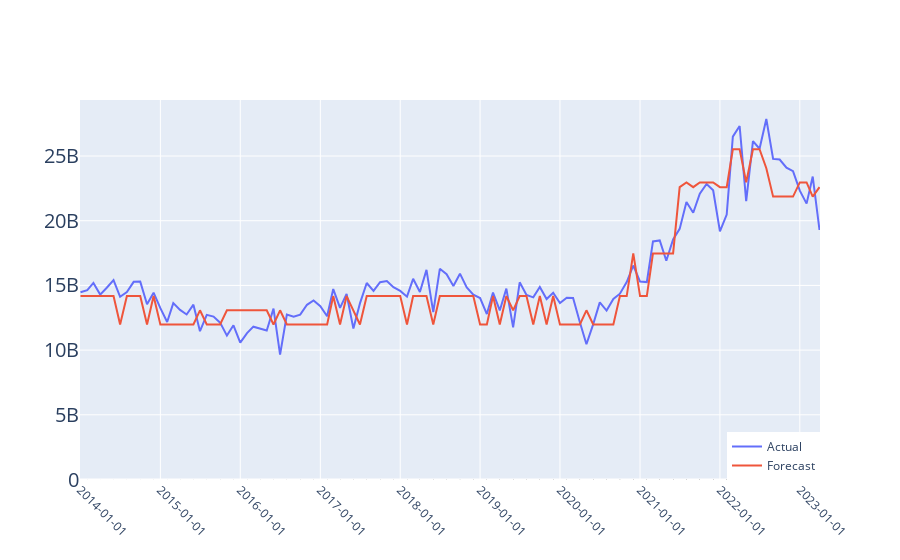

Source (notebook cell):
### Code cell
# Plot the data using Plotly
import plotly.graph_objects as go
fig = go.Figure()

# Add actual data
fig.add_trace(go.Scatter(
    x=data_fts_result['date'], y=data_fts_result['actual'], mode='lines', name='Actual'))

# Add forecast data
fig.add_trace(go.Scatter(
    x=data_fts_result['date'], y=data_fts_result['prediction'], mode='lines', name='Forecast'))

# Set layout
fig.update_layout(
    xaxis=dict(
        tickangle=45,
        tickfont=dict(size=12),
        tickformat='%Y-%m-%d'
    ),
    yaxis=dict(
        title_font=dict(size=20),
        tickfont=dict(size=20)
    ),
    legend=dict(
        x=1,
        y=0,
        xanchor='right',
        yanchor='bottom',
        font=dict(size=12)
    )
)

# Add vertical lines with alternating styles
for i in range(len(fts_dates)):
    if i % 2 == 0:
        fig.add_shape(type='line', x0=fts_dates[i], y0=0, x1=fts_dates[i], y1=1, line=dict(
            color='black', width=1, dash='solid'))
    else:
        fig.add_shape(type='line', x0=fts_dates[i], y0=0, x1=fts_dates[i], y1=1, line=dict(
            color='black', width=1, dash='dash'))

fig.show()

### Figure 1 — Plotly figure (JSON) as saved in the notebook; plotly's stock layout.template omitted (floating-point values rounded to 4 significant figures)
{"data": [{"mode": "lines", "name": "Actual", "type": "scatter", "x": ["2014-01-01", "2014-02-01", "2014-03-01", "2014-04-01", "2014-05-01", "2014-06-01", "2014-07-01", "2014-08-01", "2014-09-01", "2014-10-01", "2014-11-01", "2014-12-01", "2015-01-01", "2015-02-01", "2015-03-01", "2015-04-01", "2015-05-01", "2015-06-01", "2015-07-01", "2015-08-01", "2015-09-01", "2015-10-01", "2015-11-01", "2015-12-01", "2016-01-01", "2016-02-01", "2016-03-01", "2016-04-01", "2016-05-01", "2016-06-01", "2016-07-01", "2016-08-01", "2016-09-01", "2016-10-01", "2016-11-01", "2016-12-01", "2017-01-01", "2017-02-01", "2017-03-01", "2017-04-01", "2017-05-01", "2017-06-01", "2017-07-01", "2017-08-01", "2017-09-01", "2017-10-01", "2017-11-01", "2017-12-01", "2018-01-01", "2018-02-01", "2018-03-01", "2018-04-01", "2018-05-01", "2018-06-01", "2018-07-01", "2018-08-01", "2018-09-01", "2018-10-01", "2018-11-01", "2018-12-01", "2019-01-01", "2019-02-01", "2019-03-01", "2019-04-01", "2019-05-01", "2019-06-01", "2019-07-01", "2019-08-01", "2019-09-01", "2019-10-01", "2019-11-01", "2019-12-01", "2020-01-01", "2020-02-01", "2020-03-01", "2020-04-01", "2020-05-01", "2020-06-01", "2020-07-01", "2020-08-01", "2020-09-01", "2020-10-01", "2020-11-01", "2020-12-01", "2021-01-01", "2021-02-01", "2021-03-01", "2021-04-01", "2021-05-01", "2021-06-01", "2021-07-01", "2021-08-01", "2021-09-01", "2021-10-01", "2021-11-01", "2021-12-01", "2022-01-01", "2022-02-01", "2022-03-01", "2022-04-01", "2022-05-01", "2022-06-01", "2022-07-01", "2022-08-01", "2022-09-01", "2022-10-01", "2022-11-01", "2022-12-01", "2023-01-01", "2023-02-01", "2023-03-01", "2023-04-01"], "y": [14472289332, 14634090390, 15192634701, 14292472554, 14823602661, 15409451765, 14124129298, 14481642319, 15275846089, 15292759010, 13544729209, 14436339660, 13240000000.0, 12170000000.0, 13630000000.0, 13100000000.0, 12750000000.0, 13510000000.0, 11470000000.0, 12730000000.0, 12590000000.0, 12120000000.0, 11120000000.0, 11920000000.0, 10580000000.0, 11320000000.0, 11810000000.0, 11690000000.0, 11520000000.0, 13210000000.0, 9650000000.0, 12750000000.0, 12580000000.0, 12740000000.0, 13500000000.0, 13830000000.0, 13400000000.0, 12620000000.0, 14720000000.0, 13270000000.0, 14330000000.0, 11660000000.0, 13610000000.0, 15190000000.0, 14580000000.0, 15250000000.0, 15330000000.0, 14860000000.0, 14580000000.0, 14130000000.0, 15510000000.0, 14500000000.0, 16200000000.0, 12940000000.0, 16280000000.0, 15870000000.0, 14960000000.0, 15910000000.0, 14850000000.0, 14290000000.0, 14030000000.0, 12790000000.0, 14450000000.0, 13070000000.0, 14750000000.0, 11760000000.0, 15240000000.0, 14260000000.0, 14080000000.0, 14880000000.0, 13940000000.0, 14430000000.0, 13640000000.0, 14040000000.0, 14030000000.0, 12160000000.0, 10450000000.0, 12010000000.0, 13690000000.0, 13060000000.0, 13960000000.0, 14360000000.0, 15260000000.0, 16540000000.0, 15300000000.0, 15260000000.0, 18400000000.0, 18470000000.0, 16910000000.0, 18550000000.0, 19370000000.0, 21440000000.0, 20620000000.0, 22090000000.0, 22850000000.0, 22360000000.0, 19170000000.0, 20470000000.0, 26500000000.0, 27320000000.0, 21510000000.0, 26150000000.0, 25560000000.0, 27860000000.0, 24780000000.0, 24730000000.0, 24090000000.0, 23830000000.0, 22320000000.0, 21320000000.0, 23420000000.0, 19280000000.0]}, {"mode": "lines", "name": "Forecast", "type": "scatter", "x": ["2014-01-01", "2014-02-01", "2014-03-01", "2014-04-01", "2014-05-01", "2014-06-01", "2014-07-01", "2014-08-01", "2014-09-01", "2014-10-01", "2014-11-01", "2014-12-01", "2015-01-01", "2015-02-01", "2015-03-01", "2015-04-01", "2015-05-01", "2015-06-01", "2015-07-01", "2015-08-01", "2015-09-01", "2015-10-01", "2015-11-01", "2015-12-01", "2016-01-01", "2016-02-01", "2016-03-01", "2016-04-01", "2016-05-01", "2016-06-01", "2016-07-01", "2016-08-01", "2016-09-01", "2016-10-01", "2016-11-01", "2016-12-01", "2017-01-01", "2017-02-01", "2017-03-01", "2017-04-01", "2017-05-01", "2017-06-01", "2017-07-01", "2017-08-01", "2017-09-01", "2017-10-01", "2017-11-01", "2017-12-01", "2018-01-01", "2018-02-01", "2018-03-01", "2018-04-01", "2018-05-01", "2018-06-01", "2018-07-01", "2018-08-01", "2018-09-01", "2018-10-01", "2018-11-01", "2018-12-01", "2019-01-01", "2019-02-01", "2019-03-01", "2019-04-01", "2019-05-01", "2019-06-01", "2019-07-01", "2019-08-01", "2019-09-01", "2019-10-01", "2019-11-01", "2019-12-01", "2020-01-01", "2020-02-01", "2020-03-01", "2020-04-01", "2020-05-01", "2020-06-01", "2020-07-01", "2020-08-01", "2020-09-01", "2020-10-01", "2020-11-01", "2020-12-01", "2021-01-01", "2021-02-01", "2021-03-01", "2021-04-01", "2021-05-01", "2021-06-01", "2021-07-01", "2021-08-01", "2021-09-01", "2021-10-01", "2021-11-01", "2021-12-01", "2022-01-01", "2022-02-01", "2022-03-01", "2022-04-01", "2022-05-01", "2022-06-01", "2022-07-01", "2022-08-01", "2022-09-01", "2022-10-01", "2022-11-01", "2022-12-01", "2023-01-01", "2023-02-01", "2023-03-01", "2023-04-01"], "y": [14180000000.0, 14180000000.0, 14180000000.0, 14180000000.0, 14180000000.0, 14180000000.0, 11980000000.0, 14180000000.0, 14180000000.0, 14180000000.0, 11980000000.0, 14180000000.0, 11980000000.0, 11980000000.0, 11980000000.0, 11980000000.0, 11980000000.0, 11980000000.0, 13080000000.0, 11980000000.0, 11980000000.0, 11980000000.0, 13080000000.0, 13080000000.0, 13080000000.0, 13080000000.0, 13080000000.0, 13080000000.0, 13080000000.0, 11980000000.0, 13080000000.0, 11980000000.0, 11980000000.0, 11980000000.0, 11980000000.0, 11980000000.0, 11980000000.0, 11980000000.0, 14180000000.0, 11980000000.0, 14180000000.0, 13080000000.0, 11980000000.0, 14180000000.0, 14180000000.0, 14180000000.0, 14180000000.0, 14180000000.0, 14180000000.0, 11980000000.0, 14180000000.0, 14180000000.0, 14180000000.0, 11980000000.0, 14180000000.0, 14180000000.0, 14180000000.0, 14180000000.0, 14180000000.0, 14180000000.0, 11980000000.0, 11980000000.0, 14180000000.0, 11980000000.0, 14180000000.0, 13080000000.0, 14180000000.0, 14180000000.0, 11980000000.0, 14180000000.0, 11980000000.0, 14180000000.0, 11980000000.0, 11980000000.0, 11980000000.0, 11980000000.0, 13080000000.0, 11980000000.0, 11980000000.0, 11980000000.0, 11980000000.0, 14180000000.0, 14180000000.0, 17470000000.0, 14180000000.0, 14180000000.0, 17470000000.0, 17470000000.0, 17470000000.0, 17470000000.0, 22590000000.0, 22960000000.0, 22590000000.0, 22960000000.0, 22960000000.0, 22960000000.0, 22590000000.0, 22590000000.0, 25520000000.0, 25520000000.0, 22960000000.0, 25520000000.0, 25520000000.0, 24060000000.0, 21860000000.0, 21860000000.0, 21860000000.0, 21860000000.0, 22960000000.0, 22960000000.0, 21860000000.0, 22590000000.0]}], "layout": {"legend": {"font": {"size": 12}, "x": 1, "xanchor": "right", "y": 0, "yanchor": "bottom"}, "shapes": [{"line": {"color": "black", "dash": "solid", "width": 1}, "type": "line", "x0": "2014-01-01", "x1": "2014-01-01", "y0": 0, "y1": 1}, {"line": {"color": "black", "dash": "dash", "width": 1}, "type": "line", "x0": "2014-02-01", "x1": "2014-02-01", "y0": 0, "y1": 1}, {"line": {"color": "black", "dash": "solid", "width": 1}, "type": "line", "x0": "2014-03-01", "x1": "2014-03-01", "y0": 0, "y1": 1}, {"line": {"color": "black", "dash": "dash", "width": 1}, "type": "line", "x0": "2014-04-01", "x1": "2014-04-01", "y0": 0, "y1": 1}, {"line": {"color": "black", "dash": "solid", "width": 1}, "type": "line", "x0": "2014-05-01", "x1": "2014-05-01", "y0": 0, "y1": 1}, {"line": {"color": "black", "dash": "dash", "width": 1}, "type": "line", "x0": "2014-06-01", "x1": "2014-06-01", "y0": 0, "y1": 1}, {"line": {"color": "black", "dash": "solid", "width": 1}, "type": "line", "x0": "2014-07-01", "x1": "2014-07-01", "y0": 0, "y1": 1}, {"line": {"color": "black", "dash": "dash", "width": 1}, "type": "line", "x0": "2014-08-01", "x1": "2014-08-01", "y0": 0, "y1": 1}, {"line": {"color": "black", "dash": "solid", "width": 1}, "type": "line", "x0": "2014-09-01", "x1": "2014-09-01", "y0": 0, "y1": 1}, {"line": {"color": "black", "dash": "dash", "width": 1}, "type": "line", "x0": "2014-10-01", "x1": "2014-10-01", "y0": 0, "y1": 1}, {"line": {"color": "black", "dash": "solid", "width": 1}, "type": "line", "x0": "2014-11-01", "x1": "2014-11-01", "y0": 0, "y1": 1}, {"line": {"color": "black", "dash": "dash", "width": 1}, "type": "line", "x0": "2014-12-01", "x1": "2014-12-01", "y0": 0, "y1": 1}, {"line": {"color": "black", "dash": "solid", "width": 1}, "type": "line", "x0": "2015-01-01", "x1": "2015-01-01", "y0": 0, "y1": 1}, {"line": {"color": "black", "dash": "dash", "width": 1}, "type": "line", "x0": "2015-02-01", "x1": "2015-02-01", "y0": 0, "y1": 1}, {"line": {"color": "black", "dash": "solid", "width": 1}, "type": "line", "x0": "2015-03-01", "x1": "2015-03-01", "y0": 0, "y1": 1}, {"line": {"color": "black", "dash": "dash", "width": 1}, "type": "line", "x0": "2015-04-01", "x1": "2015-04-01", "y0": 0, "y1": 1}, {"line": {"color": "black", "dash": "solid", "width": 1}, "type": "line", "x0": "2015-05-01", "x1": "2015-05-01", "y0": 0, "y1": 1}, {"line": {"color": "black", "dash": "dash", "width": 1}, "type": "line", "x0": "2015-06-01", "x1": "2015-06-01", "y0": 0, "y1": 1}, {"line": {"color": "black", "dash": "solid", "width": 1}, "type": "line", "x0": "2015-07-01", "x1": "2015-07-01", "y0": 0, "y1": 1}, {"line": {"color": "black", "dash": "dash", "width": 1}, "type": "line", "x0": "2015-08-01", "x1": "2015-08-01", "y0": 0, "y1": 1}, {"line": {"color": "black", "dash": "solid", "width": 1}, "type": "line", "x0": "2015-09-01", "x1": "2015-09-01", "y0": 0, "y1": 1}, {"line": {"color": "black", "dash": "dash", "width": 1}, "type": "line", "x0": "2015-10-01", "x1": "2015-10-01", "y0": 0, "y1": 1}, {"line": {"color": "black", "dash": "solid", "width": 1}, "type": "line", "x0": "2015-11-01", "x1": "2015-11-01", "y0": 0, "y1": 1}, {"line": {"color": "black", "dash": "dash", "width": 1}, "type": "line", "x0": "2015-12-01", "x1": "2015-12-01", "y0": 0, "y1": 1}, {"line": {"color": "black", "dash": "solid", "width": 1}, "type": "line", "x0": "2016-01-01", "x1": "2016-01-01", "y0": 0, "y1": 1}, {"line": {"color": "black", "dash": "dash", "width": 1}, "type": "line", "x0": "2016-02-01", "x1": "2016-02-01", "y0": 0, "y1": 1}, {"line": {"color": "black", "dash": "solid", "width": 1}, "type": "line", "x0": "2016-03-01", "x1": "2016-03-01", "y0": 0, "y1": 1}, {"line": {"color": "black", "dash": "dash", "width": 1}, "type": "line", "x0": "2016-04-01", "x1": "2016-04-01", "y0": 0, "y1": 1}, {"line": {"color": "black", "dash": "solid", "width": 1}, "type": "line", "x0": "2016-05-01", "x1": "2016-05-01", "y0": 0, "y1": 1}, {"line": {"color": "black", "dash": "dash", "width": 1}, "type": "line", "x0": "2016-06-01", "x1": "2016-06-01", "y0": 0, "y1": 1}, {"line": {"color": "black", "dash": "solid", "width": 1}, "type": "line", "x0": "2016-07-01", "x1": "2016-07-01", "y0": 0, "y1": 1}, {"line": {"color": "black", "dash": "dash", "width": 1}, "type": "line", "x0": "2016-08-01", "x1": "2016-08-01", "y0": 0, "y1": 1}, {"line": {"color": "black", "dash": "solid", "width": 1}, "type": "line", "x0": "2016-09-01", "x1": "2016-09-01", "y0": 0, "y1": 1}, {"line": {"color": "black", "dash": "dash", "width": 1}, "type": "line", "x0": "2016-10-01", "x1": "2016-10-01", "y0": 0, "y1": 1}, {"line": {"color": "black", "dash": "solid", "width": 1}, "type": "line", "x0": "2016-11-01", "x1": "2016-11-01", "y0": 0, "y1": 1}, {"line": {"color": "black", "dash": "dash", "width": 1}, "type": "line", "x0": "2016-12-01", "x1": "2016-12-01", "y0": 0, "y1": 1}, {"line": {"color": "black", "dash": "solid", "width": 1}, "type": "line", "x0": "2017-01-01", "x1": "2017-01-01", "y0": 0, "y1": 1}, {"line": {"color": "black", "dash": "dash", "width": 1}, "type": "line", "x0": "2017-02-01", "x1": "2017-02-01", "y0": 0, "y1": 1}, {"line": {"color": "black", "dash": "solid", "width": 1}, "type": "line", "x0": "2017-03-01", "x1": "2017-03-01", "y0": 0, "y1": 1}, {"line": {"color": "black", "dash": "dash", "width": 1}, "type": "line", "x0": "2017-04-01", "x1": "2017-04-01", "y0": 0, "y1": 1}, {"line": {"color": "black", "dash": "solid", "width": 1}, "type": "line", "x0": "2017-05-01", "x1": "2017-05-01", "y0": 0, "y1": 1}, {"line": {"color": "black", "dash": "dash", "width": 1}, "type": "line", "x0": "2017-06-01", "x1": "2017-06-01", "y0": 0, "y1": 1}, {"line": {"color": "black", "dash": "solid", "width": 1}, "type": "line", "x0": "2017-07-01", "x1": "2017-07-01", "y0": 0, "y1": 1}, {"line": {"color": "black", "dash": "dash", "width": 1}, "type": "line", "x0": "2017-08-01", "x1": "2017-08-01", "y0": 0, "y1": 1}, {"line": {"color": "black", "dash": "solid", "width": 1}, "type": "line", "x0": "2017-09-01", "x1": "2017-09-01", "y0": 0, "y1": 1}, {"line": {"color": "black", "dash": "dash", "width": 1}, "type": "line", "x0": "2017-10-01", "x1": "2017-10-01", "y0": 0, "y1": 1}, {"line": {"color": "black", "dash": "solid", "width": 1}, "type": "line", "x0": "2017-11-01", "x1": "2017-11-01", "y0": 0, "y1": 1}, {"line": {"color": "black", "dash": "dash", "width": 1}, "type": "line", "x0": "2017-12-01", "x1": "2017-12-01", "y0": 0, "y1": 1}, {"line": {"color": "black", "dash": "solid", "width": 1}, "type": "line", "x0": "2018-01-01", "x1": "2018-01-01", "y0": 0, "y1": 1}, {"line": {"color": "black", "dash": "dash", "width": 1}, "type": "line", "x0": "2018-02-01", "x1": "2018-02-01", "y0": 0, "y1": 1}, {"line": {"color": "black", "dash": "solid", "width": 1}, "type": "line", "x0": "2018-03-01", "x1": "2018-03-01", "y0": 0, "y1": 1}, {"line": {"color": "black", "dash": "dash", "width": 1}, "type": "line", "x0": "2018-04-01", "x1": "2018-04-01", "y0": 0, "y1": 1}, {"line": {"color": "black", "dash": "solid", "width": 1}, "type": "line", "x0": "2018-05-01", "x1": "2018-05-01", "y0": 0, "y1": 1}, {"line": {"color": "black", "dash": "dash", "width": 1}, "type": "line", "x0": "2018-06-01", "x1": "2018-06-01", "y0": 0, "y1": 1}, {"line": {"color": "black", "dash": "solid", "width": 1}, "type": "line", "x0": "2018-07-01", "x1": "2018-07-01", "y0": 0, "y1": 1}, {"line": {"color": "black", "dash": "dash", "width": 1}, "type": "line", "x0": "2018-08-01", "x1": "2018-08-01", "y0": 0, "y1": 1}, {"line": {"color": "black", "dash": "solid", "width": 1}, "type": "line", "x0": "2018-09-01", "x1": "2018-09-01", "y0": 0, "y1": 1}, {"line": {"color": "black", "dash": "dash", "width": 1}, "type": "line", "x0": "2018-10-01", "x1": "2018-10-01", "y0": 0, "y1": 1}, {"line": {"color": "black", "dash": "solid", "width": 1}, "type": "line", "x0": "2018-11-01", "x1": "2018-11-01", "y0": 0, "y1": 1}, {"line": {"color": "black", "dash": "dash", "width": 1}, "type": "line", "x0": "2018-12-01", "x1": "2018-12-01", "y0": 0, "y1": 1}, {"line": {"color": "black", "dash": "solid", "width": 1}, "type": "line", "x0": "2019-01-01", "x1": "2019-01-01", "y0": 0, "y1": 1}, {"line": {"color": "black", "dash": "dash", "width": 1}, "type": "line", "x0": "2019-02-01", "x1": "2019-02-01", "y0": 0, "y1": 1}, {"line": {"color": "black", "dash": "solid", "width": 1}, "type": "line", "x0": "2019-03-01", "x1": "2019-03-01", "y0": 0, "y1": 1}, {"line": {"color": "black", "dash": "dash", "width": 1}, "type": "line", "x0": "2019-04-01", "x1": "2019-04-01", "y0": 0, "y1": 1}, {"line": {"color": "black", "dash": "solid", "width": 1}, "type": "line", "x0": "2019-05-01", "x1": "2019-05-01", "y0": 0, "y1": 1}, {"line": {"color": "black", "dash": "dash", "width": 1}, "type": "line", "x0": "2019-06-01", "x1": "2019-06-01", "y0": 0, "y1": 1}, {"line": {"color": "black", "dash": "solid", "width": 1}, "type": "line", "x0": "2019-07-01", "x1": "2019-07-01", "y0": 0, "y1": 1}, {"line": {"color": "black", "dash": "dash", "width": 1}, "type": "line", "x0": "2019-08-01", "x1": "2019-08-01", "y0": 0, "y1": 1}, {"line": {"color": "black", "dash": "solid", "width": 1}, "type": "line", "x0": "2019-09-01", "x1": "2019-09-01", "y0": 0, "y1": 1}, {"line": {"color": "black", "dash": "dash", "width": 1}, "type": "line", "x0": "2019-10-01", "x1": "2019-10-01", "y0": 0, "y1": 1}, {"line": {"color": "black", "dash": "solid", "width": 1}, "type": "line", "x0": "2019-11-01", "x1": "2019-11-01", "y0": 0, "y1": 1}, {"line": {"color": "black", "dash": "dash", "width": 1}, "type": "line", "x0": "2019-12-01", "x1": "2019-12-01", "y0": 0, "y1": 1}, {"line": {"color": "black", "dash": "solid", "width": 1}, "type": "line", "x0": "2020-01-01", "x1": "2020-01-01", "y0": 0, "y1": 1}, {"line": {"color": "black", "dash": "dash", "width": 1}, "type": "line", "x0": "2020-02-01", "x1": "2020-02-01", "y0": 0, "y1": 1}, {"line": {"color": "black", "dash": "solid", "width": 1}, "type": "line", "x0": "2020-03-01", "x1": "2020-03-01", "y0": 0, "y1": 1}, {"line": {"color": "black", "dash": "dash", "width": 1}, "type": "line", "x0": "2020-04-01", "x1": "2020-04-01", "y0": 0, "y1": 1}, {"line": {"color": "black", "dash": "solid", "width": 1}, "type": "line", "x0": "2020-05-01", "x1": "2020-05-01", "y0": 0, "y1": 1}, {"line": {"color": "black", "dash": "dash", "width": 1}, "type": "line", "x0": "2020-06-01", "x1": "2020-06-01", "y0": 0, "y1": 1}, {"line": {"color": "black", "dash": "solid", "width": 1}, "type": "line", "x0": "2020-07-01", "x1": "2020-07-01", "y0": 0, "y1": 1}, {"line": {"color": "black", "dash": "dash", "width": 1}, "type": "line", "x0": "2020-08-01", "x1": "2020-08-01", "y0": 0, "y1": 1}, {"line": {"color": "black", "dash": "solid", "width": 1}, "type": "line", "x0": "2020-09-01", "x1": "2020-09-01", "y0": 0, "y1": 1}, {"line": {"color": "black", "dash": "dash", "width": 1}, "type": "line", "x0": "2020-10-01", "x1": "2020-10-01", "y0": 0, "y1": 1}, {"line": {"color": "black", "dash": "solid", "width": 1}, "type": "line", "x0": "2020-11-01", "x1": "2020-11-01", "y0": 0, "y1": 1}, {"line": {"color": "black", "dash": "dash", "width": 1}, "type": "line", "x0": "2020-12-01", "x1": "2020-12-01", "y0": 0, "y1": 1}, {"line": {"color": "black", "dash": "solid", "width": 1}, "type": "line", "x0": "2021-01-01", "x1": "2021-01-01", "y0": 0, "y1": 1}, {"line": {"color": "black", "dash": "dash", "width": 1}, "type": "line", "x0": "2021-02-01", "x1": "2021-02-01", "y0": 0, "y1": 1}, {"line": {"color": "black", "dash": "solid", "width": 1}, "type": "line", "x0": "2021-03-01", "x1": "2021-03-01", "y0": 0, "y1": 1}, {"line": {"color": "black", "dash": "dash", "width": 1}, "type": "line", "x0": "2021-04-01", "x1": "2021-04-01", "y0": 0, "y1": 1}, {"line": {"color": "black", "dash": "solid", "width": 1}, "type": "line", "x0": "2021-05-01", "x1": "2021-05-01", "y0": 0, "y1": 1}, {"line": {"color": "black", "dash": "dash", "width": 1}, "type": "line", "x0": "2021-06-01", "x1": "2021-06-01", "y0": 0, "y1": 1}, {"line": {"color": "black", "dash": "solid", "width": 1}, "type": "line", "x0": "2021-07-01", "x1": "2021-07-01", "y0": 0, "y1": 1}, {"line": {"color": "black", "dash": "dash", "width": 1}, "type": "line", "x0": "2021-08-01", "x1": "2021-08-01", "y0": 0, "y1": 1}, {"line": {"color": "black", "dash": "solid", "width": 1}, "type": "line", "x0": "2021-09-01", "x1": "2021-09-01", "y0": 0, "y1": 1}, {"line": {"color": "black", "dash": "dash", "width": 1}, "type": "line", "x0": "2021-10-01", "x1": "2021-10-01", "y0": 0, "y1": 1}, {"line": {"color": "black", "dash": "solid", "width": 1}, "type": "line", "x0": "2021-11-01", "x1": "2021-11-01", "y0": 0, "y1": 1}, {"line": {"color": "black", "dash": "dash", "width": 1}, "type": "line", "x0": "2021-12-01", "x1": "2021-12-01", "y0": 0, "y1": 1}, {"line": {"color": "black", "dash": "solid", "width": 1}, "type": "line", "x0": "2022-01-01", "x1": "2022-01-01", "y0": 0, "y1": 1}, {"line": {"color": "black", "dash": "dash", "width": 1}, "type": "line", "x0": "2022-02-01", "x1": "2022-02-01", "y0": 0, "y1": 1}, {"line": {"color": "black", "dash": "solid", "width": 1}, "type": "line", "x0": "2022-03-01", "x1": "2022-03-01", "y0": 0, "y1": 1}, {"line": {"color": "black", "dash": "dash", "width": 1}, "type": "line", "x0": "2022-04-01", "x1": "2022-04-01", "y0": 0, "y1": 1}, {"line": {"color": "black", "dash": "solid", "width": 1}, "type": "line", "x0": "2022-05-01", "x1": "2022-05-01", "y0": 0, "y1": 1}, {"line": {"color": "black", "dash": "dash", "width": 1}, "type": "line", "x0": "2022-06-01", "x1": "2022-06-01", "y0": 0, "y1": 1}, {"line": {"color": "black", "dash": "solid", "width": 1}, "type": "line", "x0": "2022-07-01", "x1": "2022-07-01", "y0": 0, "y1": 1}, {"line": {"color": "black", "dash": "dash", "width": 1}, "type": "line", "x0": "2022-08-01", "x1": "2022-08-01", "y0": 0, "y1": 1}, {"line": {"color": "black", "dash": "solid", "width": 1}, "type": "line", "x0": "2022-09-01", "x1": "2022-09-01", "y0": 0, "y1": 1}, {"line": {"color": "black", "dash": "dash", "width": 1}, "type": "line", "x0": "2022-10-01", "x1": "2022-10-01", "y0": 0, "y1": 1}, {"line": {"color": "black", "dash": "solid", "width": 1}, "type": "line", "x0": "2022-11-01", "x1": "2022-11-01", "y0": 0, "y1": 1}, {"line": {"color": "black", "dash": "dash", "width": 1}, "type": "line", "x0": "2022-12-01", "x1": "2022-12-01", "y0": 0, "y1": 1}, {"line": {"color": "black", "dash": "solid", "width": 1}, "type": "line", "x0": "2023-01-01", "x1": "2023-01-01", "y0": 0, "y1": 1}, {"line": {"color": "black", "dash": "dash", "width": 1}, "type": "line", "x0": "2023-02-01", "x1": "2023-02-01", "y0": 0, "y1": 1}, {"line": {"color": "black", "dash": "solid", "width": 1}, "type": "line", "x0": "2023-03-01", "x1": "2023-03-01", "y0": 0, "y1": 1}, {"line": {"color": "black", "dash": "dash", "width": 1}, "type": "line", "x0": "2023-04-01", "x1": "2023-04-01", "y0": 0, "y1": 1}], "xaxis": {"tickangle": 45, "tickfont": {"size": 12}, "tickformat": "%Y-%m-%d"}, "yaxis": {"tickfont": {"size": 20}, "title": {"font": {"size": 20}}}}}
